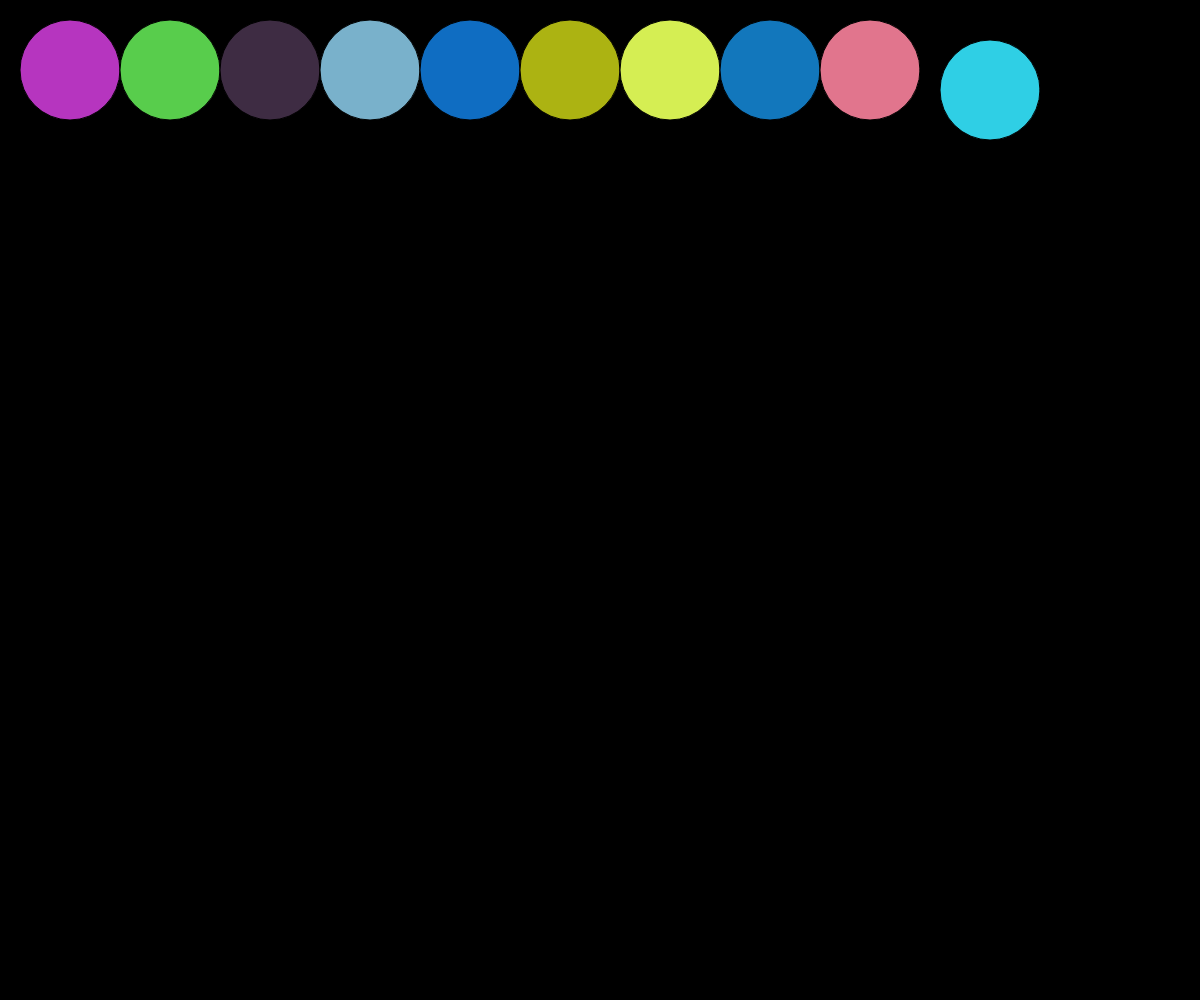
Frame 1 (no input)
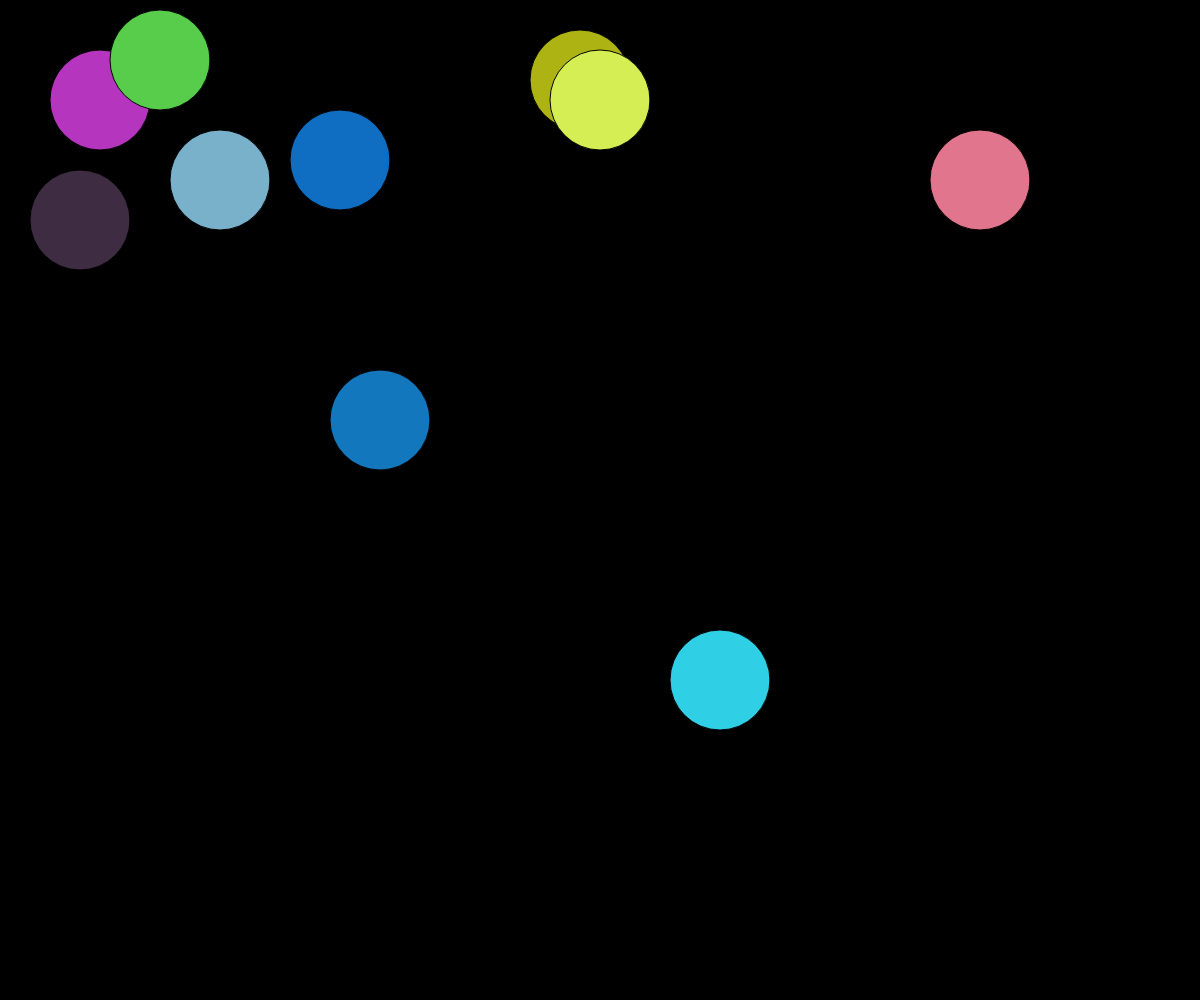
Frame 60 (no input)
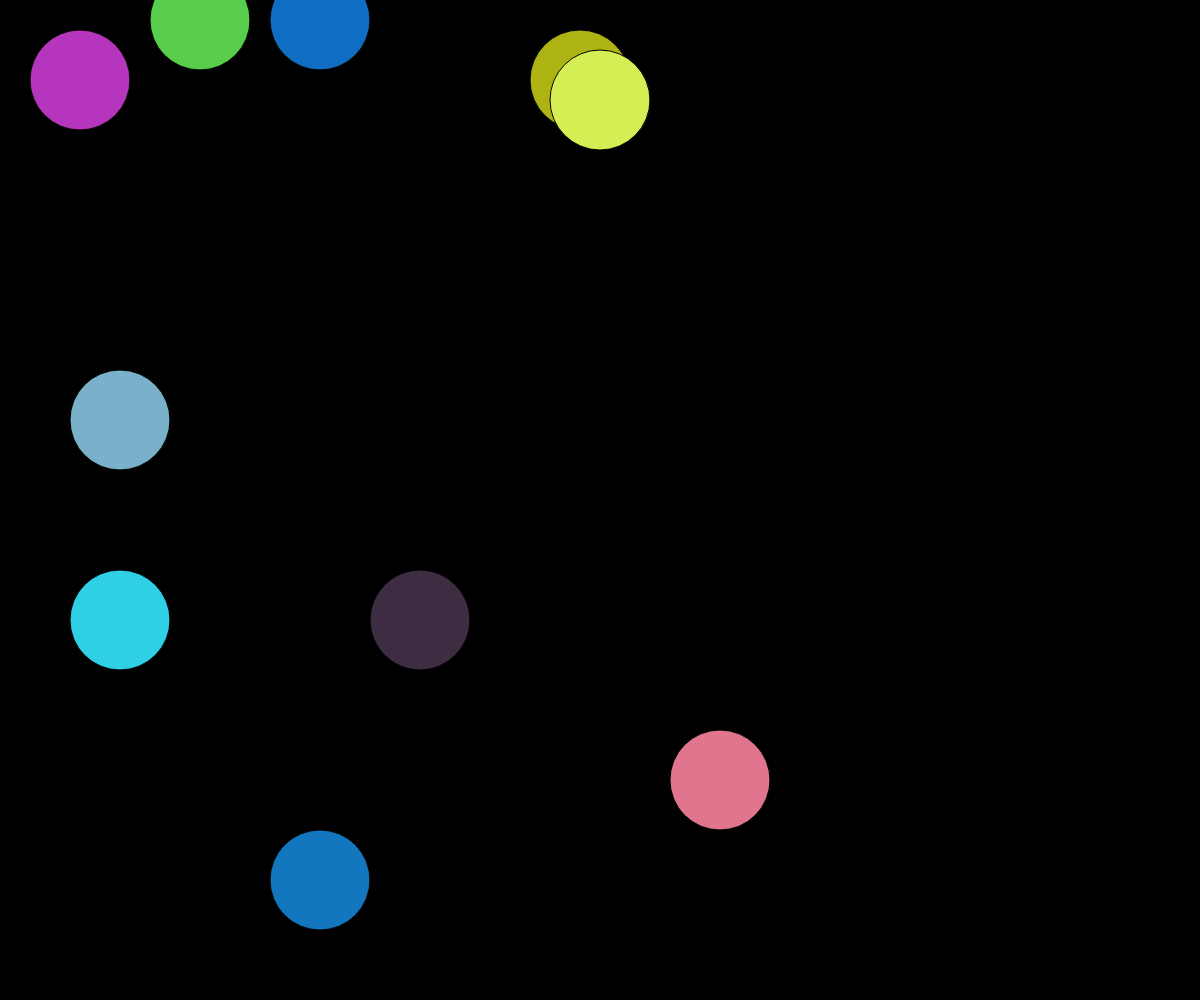
Frame 120 (the mouse pressed at the canvas centre since frame 60)

The p5.js sketch that drew these frames (run headless with seeded random() and noise() and a simulated clock; from frame 60 on, the mouse is pressed at the canvas centre):

// p5.js sketch
// ── sketch.js

let circles = [];
let num_circles = 10

function setup(){
  createCanvas(windowWidth, windowHeight);
  frameRate(20);
  let init_x = 80;
  let init_y = 80;
  for (let i = 0; i < num_circles; i++) {
        circles.push(new Ball(init_x, init_y));
        init_x += 100;
        if (init_x > width) {
            init_x = 80;
            init_y += 100;
}
}
}

function draw(){
  background(0);
  for(var i=0; i < circles.length; i++){
    //circles[i].change_size();
    circles[i].circleCheck(circles, i);
    circles[i].edgeCheck();
    circles[i].move();
    circles[i].display();
  }

}
class Ball{
  constructor(x, y){
    this.size = 100;
    this.color = color(random(255), random(255), random(255));
    this.x = x;
    this.y = y;
    this.deltaX = 10;
    this.deltaY = 10;
  }

   display(){
      fill(this.color);
      ellipse(this.x, this.y, this.size);
}
  //change_size(){
    //fill(this.color);
    //ellipse(random(windowWidth), random(windowHeight), 300, 300);
  //}

  move(){
    this.x += this.deltaX;
    this.y += this.deltaY;
  }

  edgeCheck(){
    if (this.x + (this.size/2) >= width || this.x - (this.size/2) <= 0) {
            this.deltaX *= -1;

        }
    if (this.y + (this.size/2) >= height || this.y - (this.size/2) <= 0) {
            this.deltaY *= -1;

        }
    }

  circleCheck(othercircles, myId){
    for (let n = 0; n < othercircles.length; n++) {
            if (n != myId) {
                let d = dist(this.x, this.y, othercircles[n].x, othercircles[n].y);
                let combinedR = this.size/2 + othercircles[n].size/2;

                if (d <= combinedR) {
                    this.deltaX *= -1;
                    this.deltaY *= -1;


                    }
                }
            }
        }
}
